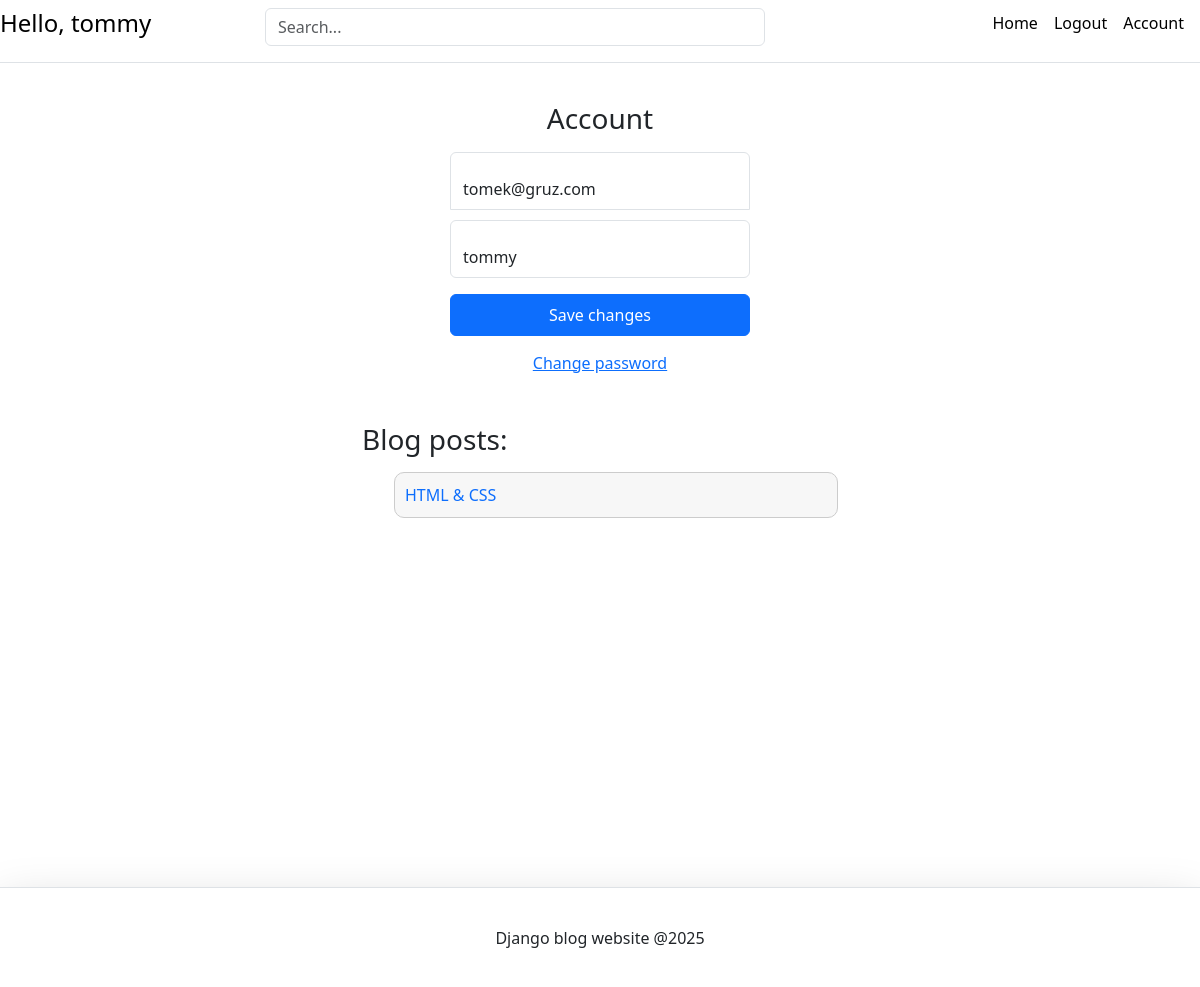
The page /account/ (signed in) on the database its author committed.
### account/models.py (models this page shows, shortened)
class Account(AbstractBaseUser):
    email = models.EmailField(verbose_name='email', max_length=60, unique=True)
    username = models.CharField(max_length=30, unique=True)
    date_joined = models.DateTimeField(verbose_name='date joined', auto_now_add=True)
    last_login = models.DateTimeField(verbose_name='last login', auto_now=True)
    is_admin = models.BooleanField(default=False)
    is_active = models.BooleanField(default=True)
    is_staff = models.BooleanField(default=False)
    is_superuser = models.BooleanField(default=False)
    USERNAME_FIELD = 'email'
    REQUIRED_FIELDS = ['username']
    objects = MyAccountManager()

### blog/models.py (models this page shows)
class BlogPost(models.Model):
    title = models.CharField(max_length=50, null=False, blank=False)
    body = models.TextField(max_length=5000, null=False, blank=False)
    image = models.ImageField(upload_to=upload_location, null=False, blank=False)
    date_published = models.DateTimeField(auto_now_add=True, verbose_name="date published")
    date_updated = models.DateTimeField(auto_now=True, verbose_name="date updated")
    author = models.ForeignKey(settings.AUTH_USER_MODEL, on_delete=models.CASCADE)
    slug = models.SlugField(unique=True, blank=True)
    def __str__(self):
        return self.title

### account/views.py (the view)
# urls.py: path('account/', account_view, name='account'),
def account_view(request):
    if not request.user.is_authenticated:
        return redirect('login')
    context = {}
    if request.method == 'POST':
        form = AccountUpdateForm(request.POST, instance=request.user)
        if form.is_valid():
            form.initial = {
                'email': request.user.email,
                'username': request.user.username,
            }
            form.save()
            context['success_message'] = 'Account information updated'
    else:
        form = AccountUpdateForm(instance=request.user)
    context['account_form'] = form
    context['blog_posts'] = BlogPost.objects.filter(author=request.user)
    return render(request, 'account/account.html', context)

### account/forms.py (shortened to what this page needs)
class AccountUpdateForm(forms.ModelForm):
    class Meta:
        model = Account
        fields = ('email', 'username')

### account/templates/account/account.html (shortened to what this page needs)
{% extends 'base.html' %}
{% block content %}
<form class="form-signin" method="post"> {% csrf_token %}
    <h1 class="h3 mb-3 fw-normal">Account</h1>
    <div class="form-floating">
        <input type="email" name="email" id="inputEmail" class="form-control" placeholder="Email address" required
               autofocus
               value={{account_form.initial.email}}>
    </div>
    <div class="form-floating">
        <input type="text" name="username" class="form-control" id="inputUsername" placeholder="Username" required
               value={{account_form.initial.username}}>
    </div>
    <button class="btn btn-primary w-100 py-2" type="submit">Save changes</button>
</form>
<div class="d-flex flex-column">
    <a class="m-auto" href="{% url 'password_change'%}">Change password</a>
</div>
<div class="container mt-4 p-4">
    <div class="row">
        <div class="blog-posts">
            <h3 class="mb-3 font-weight-normal">
                Blog posts:
            </h3>
            {% if blog_posts %}
            <ul>
                {% for post in blog_posts %}
                    <a href="{% url 'blog:detail' post.slug %}" style="text-decoration: none;">
                        <li class = "list-item">{{post}}</li>
                    </a>
                {% endfor %}
            </ul>
            {% else %}
                <p>You have no blog posts. Create a post <a href="{% url 'blog:create' %}">here</a>.</p>
            {% endif %}
        </div>
    </div>
</div>
{% endblock content %}

### templates/snippets/header.html (shortened to what this page needs)
<link href="https://cdn.jsdelivr.net/npm/bootstrap@5.3.5/dist/css/bootstrap.min.css" rel="stylesheet"
>
<div class="d-flex flex-column flex-md-row align-items-center pb-3 mb-4 border-bottom">
    <a href="/" class="d-flex align-items-center link-body-emphasis text-decoration-none">
        <span class="fs-4">
            {% if request.user.is_authenticated %}
            Hello, {{request.user.username}}
            {% endif %}
        </span>
    </a>
    <div class = "search-bar mt-sm-2 mr-2">
        <form method="get">
            <input type="text" name="q" id="id_q" placeholder="Search..." class="form-control">
        </form>
    </div>
    <nav class="d-inline-flex mt-2 mt-md-0 ms-md-auto">
        {% if request.user.is_authenticated %}
        <a class="me-3 py-2 link-body-emphasis text-decoration-none" href="{% url 'home' %}">Home</a>
        <a class="me-3 py-2 link-body-emphasis text-decoration-none" href="{% url 'logout'%}">Logout</a>
        <a class="me-3 py-2 link-body-emphasis text-decoration-none" href="{% url 'account'%}">Account</a>
        {% else %}
        <a class="me-3 py-2 link-body-emphasis text-decoration-none" href="{% url 'home' %}">Home</a>
        <a class="me-3 py-2 link-body-emphasis text-decoration-none" href="{% url 'login' %}">Login</a>
        <a class="btn btn-outline-primary" href="{% url 'register'%}">Register</a>
        {% endif %}
    </nav>
</div>

### templates/snippets/header.html (style rules this page uses)
.search-bar { max-width: 500px; width: 100%; margin: auto; }

### account/templates/account/account.html (style rules this page uses)
.form-signin { width: 100%; max-width: 330px; padding: 15px; margin: auto; }
.form-signin input[type="email"] { margin-bottom: 10px; border-bottom-right-radius: 0; border-bottom-left-radius: 0; }
.h3 { text-align: center; }
.blog-posts { max-width: 500px; margin: auto; width: 100%; }
.list-item { list-style: none; background-color: #f7f7f7; padding: 10px; margin-bottom: 10px; border-radius: 10px; border: 1px solid #ccc; }

### rows shown on the page
Account: user.username "tommy", email "tomek@gruz.com", username "tommy"
BlogPost: title "HTML & CSS"
